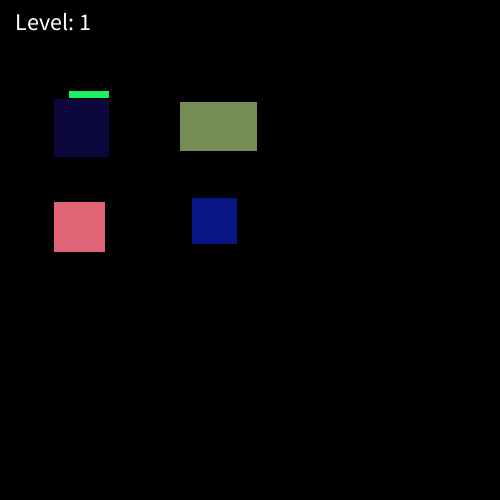
Frame 1 (no input)
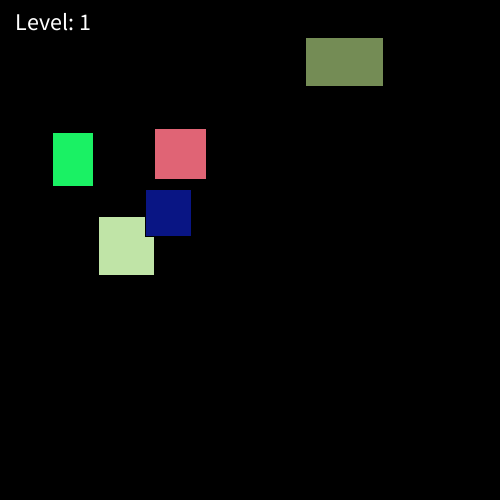
Frame 60 (the mouse pressed at the canvas centre just before this capture)
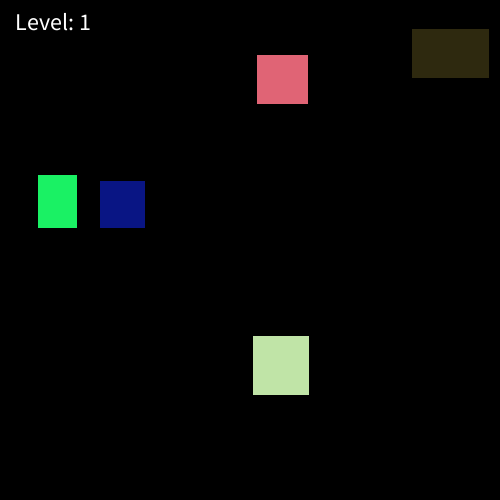
Frame 120 (the mouse held since frame 60 and released just before this capture)

The Processing sketch that drew these frames (run headless with seeded random() and noise(); from frame 60 on, the mouse is pressed at the canvas centre):

// Processing sketch: processing_119774
// ── processing_119774.pde

/* Programming Project 6
 * Daniel Hamilton
 * 11/6/2013
 * 
 * DESCRIPTION: I remade the original "Freeze Tag" game to incorporate different levels and 
 * a difficulty increase between levels. The rectangles will also unfreeze each other if they 
 * collide. The game is played by trying to freeze all of the rectangles by clicking on them.
 * If you successfully freeze all the rectangles in three consecutive levels, then you win the
 * game. The rectangles get smaller and faster with each successive level.
 * 
 */

Box[] box;    //an array stores all the rectangle objects

int level = 1;    //the level is controlled by an integer variable

boolean pause = false;    //these booleans control the screens that are shown after each level
boolean gameOver = false;

void setup()
{
  size(500, 500);

  box = new Box[5];    //create 5 rectangles with randomized properties

  for (int i = 0; i < box.length; i++)
  {
    box[i] = new Box();
  }
}

void draw() 
{
  background(0);

  updateBoxes();  //this method uses a for loop to call the display() and move() methods for every rectangle
  
  checkCollision();  //using the boolean isBoxColliding(), this method checks for collision between the boxes
  
  checkGameState();  //checks to see if all rectangles are frozen and then ends the level or game
  
  fill(255);
  textSize(24);
  textAlign(CORNER);
  text("Level: " + level, 15, 30);

  if (pause)    //shown between levels and at the end of the game
  {
    fill(0);
    rect(0, 0, width, height);
    fill(255);
    if (gameOver)
    {
      textSize(56);
      textAlign(CENTER);
      text("You WIN!", width/2, height/2);
    }
    else
    {
      textAlign(CENTER);
      textSize(48);
      text("LEVEL " + (level - 1) + " COMPLETE!", width/2, height*4/9);
      textSize(24);
      text("Click to continue", width/2, height*6/9);
    }
  }
}

void checkCollision()
{
  for (int i = 0; i < box.length; i++)
  {
    for (int j = i; j < box.length; j++)  //starting at 'i' so it doesnt check the same 2 rectangles twice
    {
      if (!(i == j))  //so it doesnt check for collision with itself
      {
        if (isBoxColliding(box[i], box[j]))
        {
          if (box[i].isFrozen())
          {
            box[i].unfreeze();
          }

          if (box[j].isFrozen())
          {
            box[j].unfreeze();
          }
        }
      }
    }
  }
}

boolean isBoxColliding(Box b1, Box b2)
{
  float xDist = abs(b1.getCenterX() - b2.getCenterX());
  float yDist = abs(b1.getCenterY() - b2.getCenterY());

  if ((xDist < b1.getW()/2 + b2.getW()/2) && (yDist < b1.getH()/2 + b2.getH()/2))
  {
    return true;
  }
  return false;
}

void levelComplete()
{
  pause = true;
  level++;
  for (int i = 0; i < box.length; i++)
  {
    box[i].unfreeze();
    box[i].gottaGoFast();  //speed up and make smaller
  }
}

void checkGameState() 
{
  if (box[1].isFrozen() && 
    box[2].isFrozen() && 
    box[3].isFrozen() && 
    box[4].isFrozen() && 
    box[0].isFrozen()) 
  {
    levelComplete();

    if (level > 3)   //after the 3rd level, the game is ended
    {
      gameOver = true;
    }
  }
}

void updateBoxes()  
{
  for (int i = 0; i < box.length; i++)
  {
    box[i].display();
    box[i].move();
  }
}


void mousePressed()   //advances game to next level
{
  if (pause && !gameOver)
  {
    pause = false;
  }

  for (int i = 0; i < box.length; i++)
  {
    if (box[i].clicked()) box[i].freeze();
  }
}

class Box
{
  float x, y, w, h, xVel, yVel, centerX, centerY, startXVel, startYVel;
  color c;
  boolean frozen;

  Box() {
    x = random(50, 250);    //no input parameters because everything is random anyway
    y = random(50, 250);
    w = random(40, 80);
    h = random(40, 80);
    xVel = random(-3, 3);
    yVel = random(-3, 3);
    startYVel = yVel;    //store the velocities before freezing
    startXVel = xVel;
    c = color(random(255), random(255), random(255));
    centerX = x + w/2;    //coordinates for the center of the rectangle for detecting collision
    centerY = y + h/2;
    frozen = false;
  }

  void gottaGoFast()    //called after each level to speed up by 125% and make it 75% the original size 
  {
    xVel *= 1.25;
    yVel *= 1.25;
    startYVel = yVel;
    startXVel = xVel;

    w *= .75;
    h *= .75;
  }

  float getW()    //accessor methods
  {
    return w;
  }

  float getH()
  {
    return h;
  }

  float getCenterX()
  {
    return centerX;
  }

  float getCenterY()
  {
    return centerY;
  }

  void update() 
  {    
    display();
    move();
  }

  void freeze() 
  {          
    c = color(255, 0, 0);
    xVel = 0;
    yVel = 0;
    frozen = true;
  }

  void unfreeze()    //continues moving at original velocity
  {
    xVel = startXVel;
    yVel = startYVel;
    c = color(random(255), random(255), random(255));
    centerX = x + w/2;
    centerY = y + h/2;
    frozen = false;
  }

  boolean clicked()     //determines if rectangle was clicked
  {
    if (x < mouseX && mouseX < x + w && y < mouseY && mouseY < y + h) {
      return true;
    }
    return false;
  }

  boolean isFrozen()     //determines if rectangle is frozen
  {        
    if (frozen) return true;
    return false;
  }

  void display() 
  {
    fill(c);
    rect(x, y, w, h);
  }  

  void move() 
  {
    x += xVel;
    y += yVel;

    centerX = x + w/2;
    centerY = y + h/2;

    if (x + w >= width) 
    {
      x = width - w;
      xVel *= -1;
      startXVel *= -1;
      c = color(random(255), random(255), random(255));
    }

    if (y + h >= height) 
    {
      y = width - h;
      yVel *= -1;
      startYVel *= -1;
      c = color(random(255), random(255), random(255));
    }

    if (x <= 0) 
    {
      x = 0;
      xVel *= -1;
      startXVel *= -1;
      c = color(random(255), random(255), random(255));
    }

    if (y <= 0) 
    {
      y = 0;
      yVel *= -1;
      startYVel *= -1;
      c = color(random(255), random(255), random(255));
    }
  }
}
